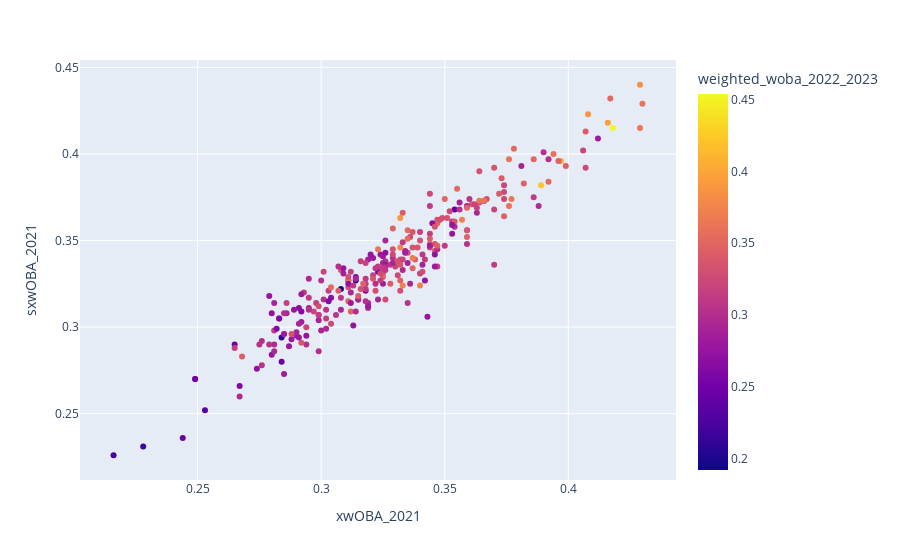

Here is the notebook cell this chart was saved with:
### Code cell
px.scatter(data_frame=merged_leaders.loc[merged_leaders['PA_2021'] > 200], x='xwOBA_2021', y='sxwOBA_2021', color='weighted_woba_2022_2023', hover_data=['Name', 'PA_2021'])

### Figure 1 — Plotly figure (JSON) as saved in the notebook; plotly's stock layout.template omitted (floating-point values rounded to 4 significant figures; data arrays with more than 128 entries replaced by an {"elided": "..."} marker saying what was removed)
{"data": [{"customdata": {"elided": "276x2 mixed values"}, "hovertemplate": "xwOBA_2021=%{x}<br>sxwOBA_2021=%{y}<br>Name=%{customdata[0]}<br>PA_2021=%{customdata[1]}<br>weighted_woba_2022_2023=%{marker.color}<extra></extra>", "legendgroup": "", "marker": {"color": {"elided": "276 float values"}, "coloraxis": "coloraxis", "symbol": "circle"}, "mode": "markers", "name": "", "orientation": "v", "showlegend": false, "type": "scatter", "x": {"elided": "276 float values"}, "xaxis": "x", "y": {"elided": "276 float values"}, "yaxis": "y"}], "layout": {"coloraxis": {"colorbar": {"title": {"text": "weighted_woba_2022_2023"}}, "colorscale": [[0, "#0d0887"], [0.1111, "#46039f"], [0.2222, "#7201a8"], [0.3333, "#9c179e"], [0.4444, "#bd3786"], [0.5556, "#d8576b"], [0.6667, "#ed7953"], [0.7778, "#fb9f3a"], [0.8889, "#fdca26"], [1, "#f0f921"]]}, "legend": {"tracegroupgap": 0}, "margin": {"t": 60}, "xaxis": {"anchor": "y", "domain": [0, 1], "title": {"text": "xwOBA_2021"}}, "yaxis": {"anchor": "x", "domain": [0, 1], "title": {"text": "sxwOBA_2021"}}}}
